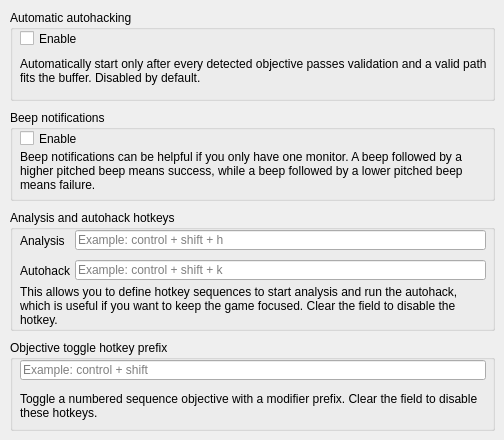
   <widget class="QWidget" name="interfaceTab">
    <attribute name="title">
     <string>Interface</string>
    </attribute>
    <widget class="QGroupBox" name="groupBox">
     <property name="geometry">
      <rect>
       <x>10</x>
       <y>110</y>
       <width>485</width>
       <height>91</height>
      </rect>
     </property>
     <property name="title">
      <string>Beep notifications</string>
     </property>
     <widget class="QCheckBox" name="beepNotificationsCheckBox">
      <property name="geometry">
       <rect>
        <x>10</x>
        <y>20</y>
        <width>461</width>
        <height>17</height>
       </rect>
      </property>
      <property name="text">
       <string>Enable</string>
      </property>
     </widget>
     <widget class="QLabel" name="label_11">
      <property name="geometry">
       <rect>
        <x>10</x>
        <y>30</y>
        <width>471</width>
        <height>61</height>
       </rect>
      </property>
      <property name="text">
       <string>Beep notifications can be helpful if you only have one monitor. A beep followed by a higher pitched beep means success, while a beep followed by a lower pitched beep means failure.</string>
      </property>
      <property name="textFormat">
       <enum>Qt::AutoText</enum>
      </property>
      <property name="wordWrap">
       <bool>true</bool>
      </property>
     </widget>
    </widget>
    <widget class="QGroupBox" name="groupBox_3">
     <property name="geometry">
      <rect>
       <x>10</x>
       <y>210</y>
       <width>485</width>
       <height>121</height>
      </rect>
     </property>
     <property name="title">
      <string>Analysis and autohack hotkeys</string>
     </property>
     <widget class="QLabel" name="label_2">
      <property name="geometry">
       <rect>
        <x>10</x>
        <y>70</y>
        <width>471</width>
        <height>51</height>
       </rect>
      </property>
      <property name="text">
       <string>This allows you to define hotkey sequences to start analysis and run the autohack, which is useful if you want to keep the game focused. Clear the field to disable the hotkey.</string>
      </property>
      <property name="wordWrap">
       <bool>true</bool>
      </property>
     </widget>
     <widget class="QLineEdit" name="analysisHotkeyLineEdit">
      <property name="geometry">
       <rect>
        <x>65</x>
        <y>20</y>
        <width>411</width>
        <height>20</height>
       </rect>
      </property>
      <property name="placeholderText">
       <string>Example: control + shift + h</string>
      </property>
     </widget>
     <widget class="QLineEdit" name="autohackHotkeyLineEdit">
      <property name="geometry">
       <rect>
        <x>65</x>
        <y>50</y>
        <width>411</width>
        <height>20</height>
       </rect>
      </property>
      <property name="placeholderText">
       <string>Example: control + shift + k</string>
      </property>
     </widget>
     <widget class="QLabel" name="label_28">
      <property name="geometry">
       <rect>
        <x>10</x>
        <y>20</y>
        <width>51</width>
        <height>21</height>
       </rect>
      </property>
      <property name="text">
       <string>Analysis</string>
      </property>
     </widget>
     <widget class="QLabel" name="label_29">
      <property name="geometry">
       <rect>
        <x>10</x>
        <y>50</y>
        <width>51</width>
        <height>21</height>
       </rect>
      </property>
      <property name="text">
       <string>Autohack</string>
      </property>
     </widget>
    </widget>
    <widget class="QGroupBox" name="groupBox_2">
     <property name="geometry">
      <rect>
       <x>10</x>
       <y>10</y>
       <width>485</width>
       <height>91</height>
      </rect>
     </property>
     <property name="title">
      <string>Automatic autohacking</string>
     </property>
     <widget class="QCheckBox" name="automaticAutohackingCheckBox">
      <property name="geometry">
       <rect>
        <x>10</x>
        <y>20</y>
        <width>70</width>
        <height>17</height>
       </rect>
      </property>
      <property name="text">
       <string>Enable</string>
      </property>
     </widget>
     <widget class="QLabel" name="label">
      <property name="geometry">
       <rect>
        <x>10</x>
        <y>30</y>
        <width>471</width>
        <height>61</height>
       </rect>
      </property>
      <property name="text">
       <string>Automatically start only after every detected objective passes validation and a valid path fits the buffer. Disabled by default.</string>
      </property>
      <property name="wordWrap">
       <bool>true</bool>
      </property>
     </widget>
    </widget>
    <widget class="QGroupBox" name="groupBox_15">
     <property name="geometry">
      <rect>
       <x>10</x>
       <y>340</y>
       <width>485</width>
       <height>91</height>
      </rect>
     </property>
     <property name="title">
      <string>Objective toggle hotkey prefix</string>
     </property>
     <widget class="QLabel" name="label_27">
      <property name="geometry">
       <rect>
        <x>10</x>
        <y>40</y>
        <width>471</width>
        <height>51</height>
       </rect>
      </property>
      <property name="text">
       <string>Toggle a numbered sequence objective with a modifier prefix. Clear the field to disable these hotkeys.</string>
      </property>
      <property name="textFormat">
       <enum>Qt::MarkdownText</enum>
      </property>
      <property name="wordWrap">
       <bool>true</bool>
      </property>
     </widget>
     <widget class="QLineEdit" name="daemonToggleHotkeyLineEdit">
      <property name="geometry">
       <rect>
        <x>10</x>
        <y>20</y>
        <width>466</width>
        <height>20</height>
       </rect>
      </property>
      <property name="placeholderText">
       <string>Example: control + shift</string>
      </property>
     </widget>
    </widget>
   </widget>
